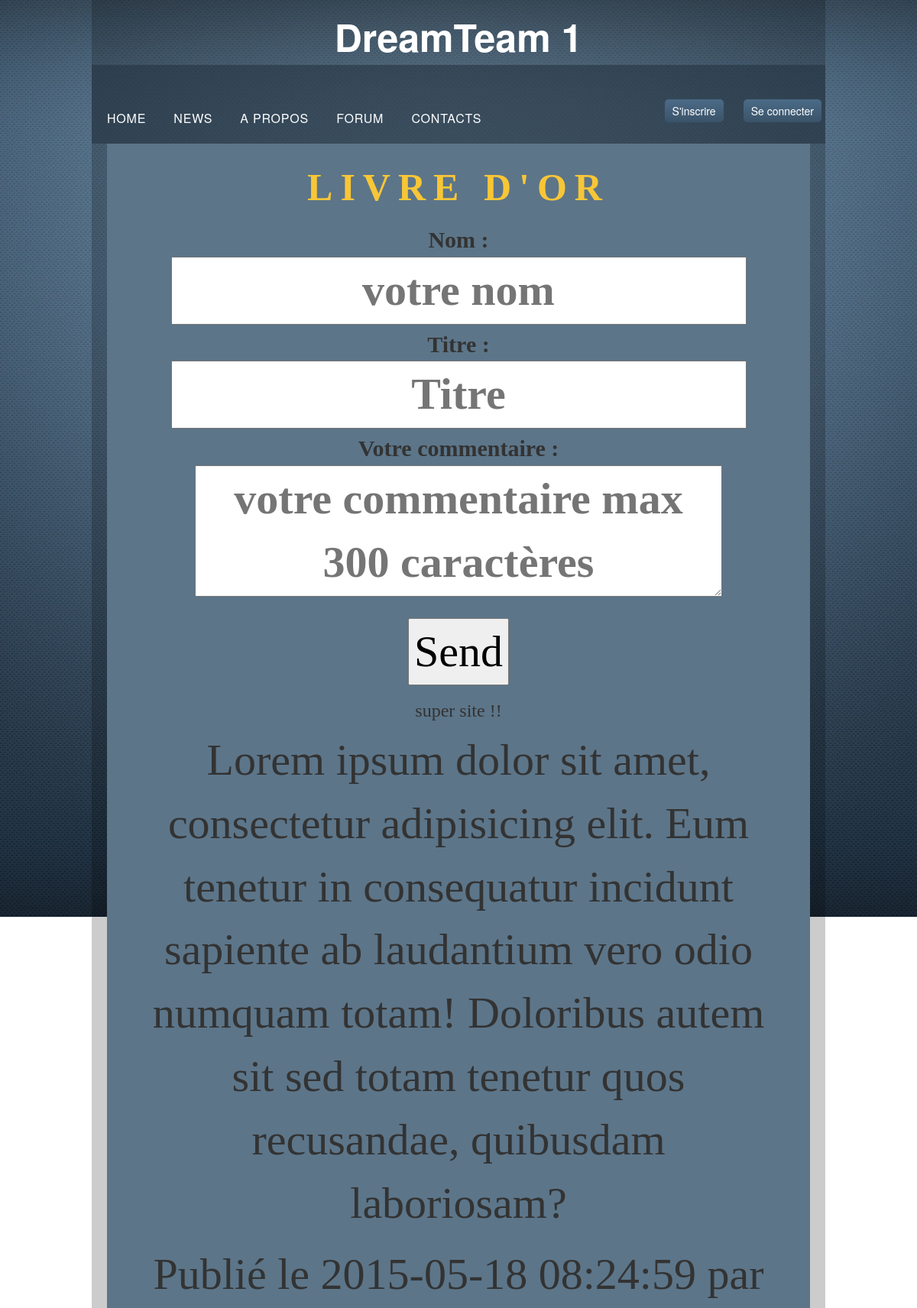
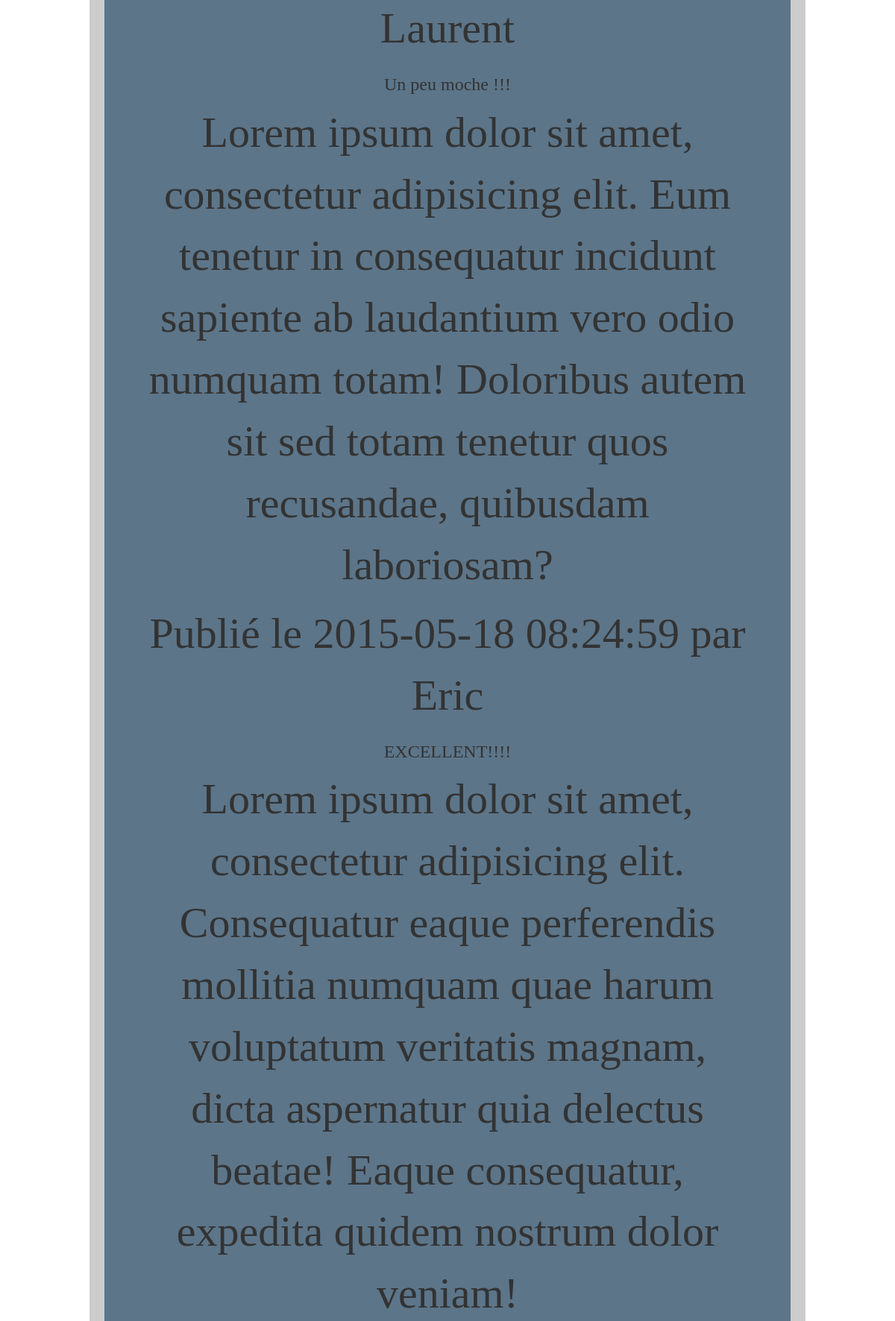
Page /index.php?page=livredor (upper part) on the committed database (2 pictures, top to bottom).
### tables this page shows
CREATE TABLE IF NOT EXISTS `livredor` (
  `id` int(11) NOT NULL AUTO_INCREMENT,
  `nom` varchar(64) NOT NULL,
  `titre` varchar(32) NOT NULL,
  `description` varchar(2048) NOT NULL,
  `date` timestamp NOT NULL DEFAULT CURRENT_TIMESTAMP,
  PRIMARY KEY (`id`)
);

### index.php (called while the page is built, shortened)
<?php
	require('./views/skel.phtml');
?>

### apps/header.php (called while the page is built)
<?php
require('views/header.phtml');
?>

### apps/livredor.php (called while the page is built)
<?php
require('./views/livredor.phtml');
?>

### apps/content.php (called while the page is built)
<?php
require('./apps/'.$page.'.php');
?>

### views/livredor-single.phtml (the view)
<article>
	<h3><?=$titre?></h3>
	<div class="contenu-article">
		<p><?=$description?></p>
		<p>Publié le <?=$date?> par <?=$nom?></p>
	</div>
</article>

### views/skel.phtml (shortened to what this page needs)
<!DOCTYPE html>
<html lang="fr">
	<head>
	    <link rel="stylesheet" href="views/styles/reset.css">
		<link rel="stylesheet" type="text/css" href="views/styles/jquery.bxslider.css">
	    <link rel="stylesheet" href="views/styles/bootstrap.min.css">
	    <link rel="stylesheet" href="views/styles/style.css">
	    <link rel="stylesheet" type="text/css" href="views/styles/flaticon.css">
	</head>
	<body>
		<header>
			<div class="container main">
				<?php require('apps/header.php'); ?>
			</div>
		</header>
		<div class="container main">
			<section>
				<?php require('apps/content.php'); ?>
			</section>
		</div>
	</body>
</html>

### views/header.phtml (shortened to what this page needs)
<div class="header">
	<h1>DreamTeam 1</h1>
	<nav class="nav_top clearfix">
		<div class="row">
			<div class="col-md-8 col-smxs-6">
				<ul>
					<li><a href="index.php?page=home">Home</a></li>
					<li><a href="index.php?page=article">News</a></li>
					<li><a href="index.php?page=apropos">A propos</a></li>
					<li><a href="index.php?page=forum">Forum</a></li>
					<li><a href="index.php?page=contact">Contacts</a></li>
				</ul>
			</div>
			<div class="col-md-4 col-sm-6 login">
				<?php
					require('apps/header-log.php');
				 ?>
			</div>
		</div>
	</nav>
</div>

### apps/header-log.php
<?php
if($_SESSION!= null){
	$id = $_SESSION['id'];
	$tab = $db->query("SELECT * FROM user WHERE id = '$id'")->fetchAll(PDO::FETCH_ASSOC);
	$user = $tab[0]['login'];
	require('views/header-log-in.phtml');
}
else {
	require('views/header-log-off.phtml');
}
?>

### views/header-log-off.phtml
<button class="signup lienbutton">S'inscrire</button>
<button class="signin lienbutton">Se connecter</button>

### views/livredor.phtml
<div class="wrapperldo">
	<div class="wrapperldotxt">
		<h2>Livre d'or</h2>
		<form action="get">
			<div class="formldo">
				<label><span class="spanldo">Nom :</span><input type="text" placeholder="votre nom"></label>
			</div>
			<div class="formldo">
				<label><span class="spanldo">Titre :</span>
					<input type="text" placeholder="Titre">
				</label>
			</div>
			<div class="formldo">
				<label><span class="spanldo">Votre commentaire :</span><textarea name="message" placeholder="votre commentaire max 300 caractères" maxlength="300"></textarea></label>
			</div>
			<div class="boutonldo">
				<input type="submit" value="Send">
			</div>
		</form>
		<section class="sectionldo">
			<article>
				<?php require('apps/livredor-single.php') ?>
			</article>
		</section>
	</div>
</div>

### apps/livredor-single.php
<?php
$tab = $db->query("SELECT * FROM livredor ORDER BY date DESC")->fetchAll(PDO::FETCH_ASSOC);
$i=0;
while ($i<4){
	$titre = $tab[$i]['titre'];
	$date = $tab[$i]['date'];
	$nom = $tab[$i]['nom'];
	$description = $tab[$i]['description'];
	require('views/livredor-single.phtml');
	$i++;
}
?>

### views/styles/style.css (style rules this page uses)
body { background: url(../../views/images/bg.jpg) no-repeat top fixed; font-size: 58px !important; }
.main { max-width: 80% !important; margin: 0 auto; padding: 0 20px; background: rgba(0, 0, 0, 0.2); overflow: hidden; }
h1 { font-size: 50px !important; text-align: center; font-weight: bold !important; color: #fff !important; }
.nav_top li { display: inline-block; }
.nav_top { background: rgba(38, 53, 66, 0.6); margin-left: -20px; margin-right: -20px; }
.nav_top ul { margin: 10px; }
.nav_top li a { margin: 0px 10px; padding: 5px 0; display: block; font-size: 16px; letter-spacing: 0.05em; text-decoration: none; color: white; text-transform: uppercase; }
.nav_top .row .login { text-align: right; }
.lienbutton { font-size: 14px; margin: 10px 5px; padding: 5px 10px; color: #FFF; background: linear-gradient(#4B6B87, #3A5369); border-color: #4A993E; border-radius: 5px; border: none; }
h2 { text-transform: uppercase; font-weight: bold; letter-spacing: 0.2em; text-align: center; color: #fff; margin: 10px 0 0; }
.wrapperldo { background-color: #5C7589; background-size: 100% 100%; font-family: Tangerine; }
.wrapperldotxt { width:90%; margin: 0 auto; text-align: center; padding: 20px 10px; }
.wrapperldotxt > h2 { color:#F8C636; font-size: 50px; margin-bottom: 20px; }
.boutonldo { color: black; }
.spanldo { display:block; font-size: 30px; font-weight: bold; }

### rows in the picture
livredor: titre "super site !!", description "Lorem ipsum dolor sit amet, consectetur adipisicing elit. Eum tenetur in consequatur incidunt sapiente ab laudantium vero odio numquam totam! Doloribus autem sit sed totam tenetur quos recusandae, quibusdam laboriosam?", date "2015-05-18 08:24:59", nom "Laurent"
livredor: titre "Un peu moche !!!", description "Lorem ipsum dolor sit amet, consectetur adipisicing elit. Eum tenetur in consequatur incidunt sapiente ab laudantium vero odio numquam totam! Doloribus autem sit sed totam tenetur quos recusandae, quibusdam laboriosam?", date "2015-05-18 08:24:59", nom "Eric"
livredor: titre "EXCELLENT!!!!", description "Lorem ipsum dolor sit amet, consectetur adipisicing elit. Consequatur eaque perferendis mollitia numquam quae harum voluptatum veritatis magnam, dicta aspernatur quia delectus beatae! Eaque consequatur, expedita quidem nostrum dolor veniam!"
